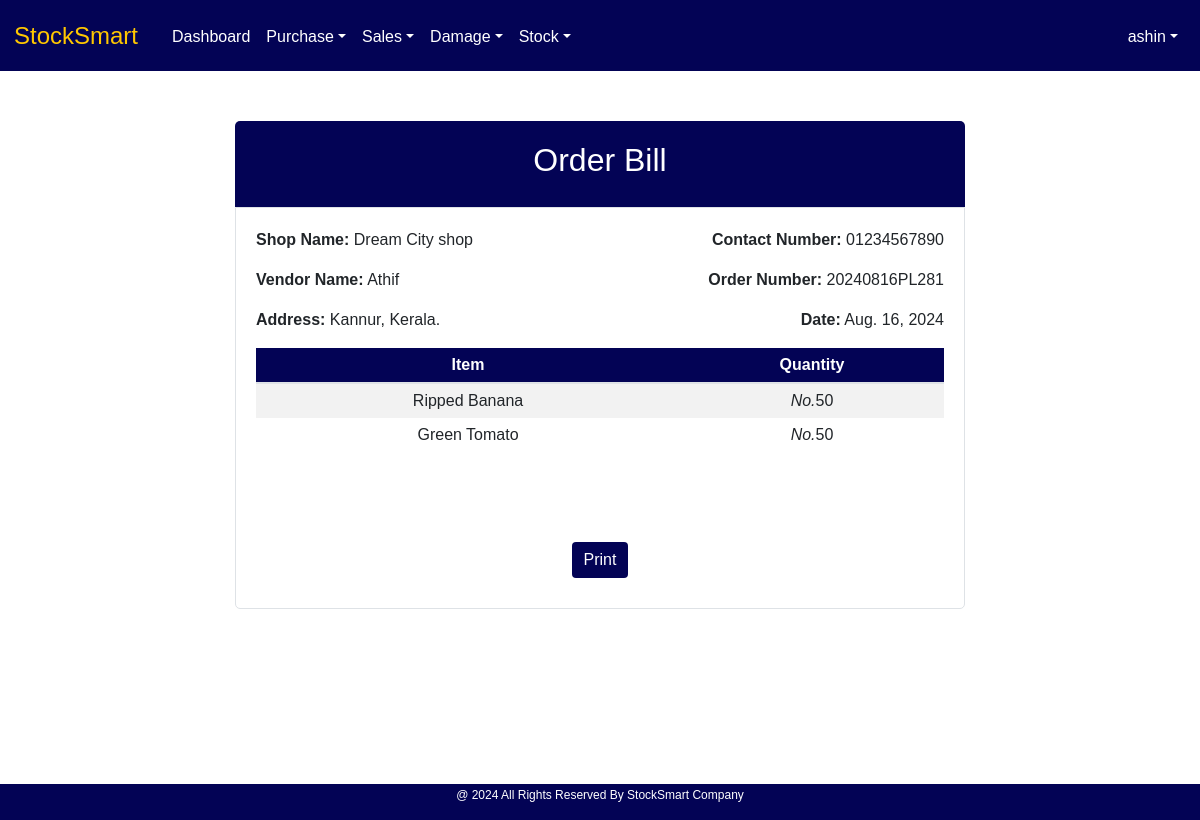
/Purchase/order_display/1/ (signed in), run on an earlier commit of the app's database.
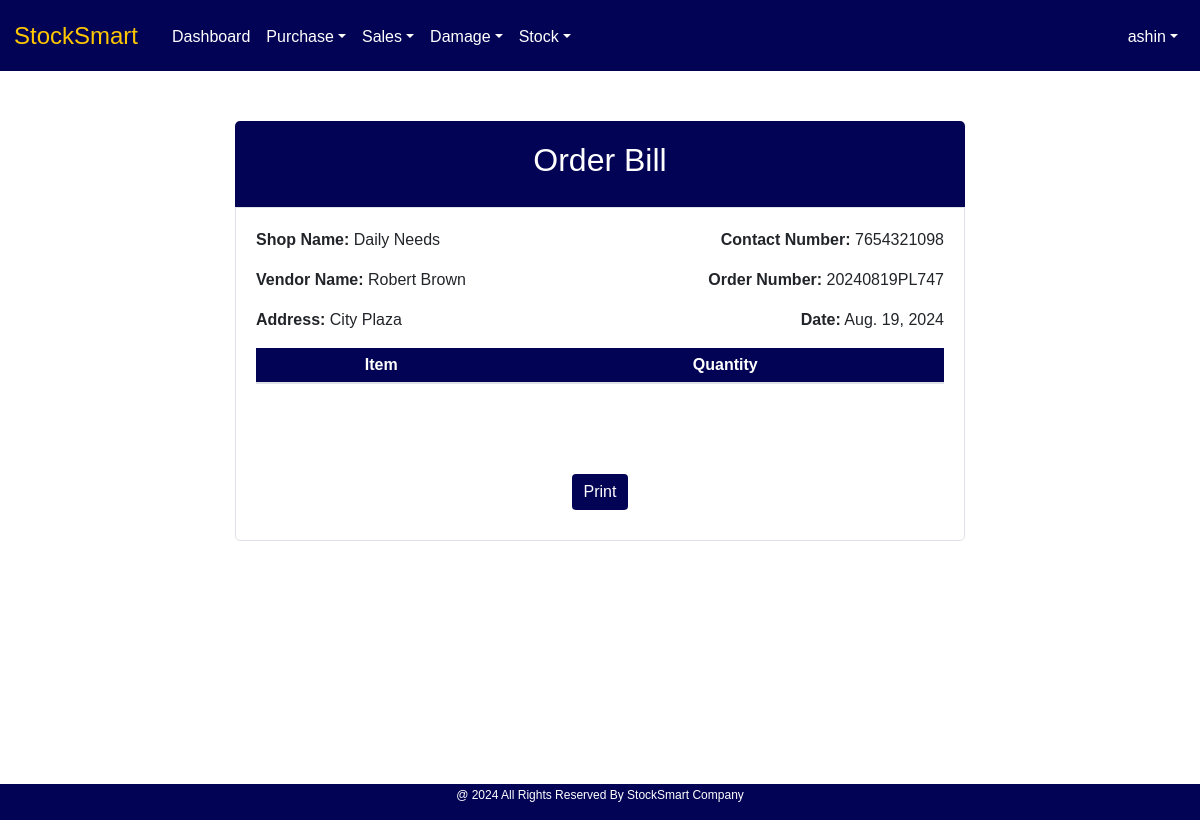
And on a later commit of the database.
### Purchase/models.py (models this page shows, shortened)
class orderTable(models.Model):
    ot_order_number= models.CharField(max_length=20, unique=True)
    ot_date = models.DateField(auto_now_add=True)
    ot_vendor = models.ForeignKey(vendorTable, on_delete=models.CASCADE)
    ot_user = models.ForeignKey(User, on_delete=models.CASCADE)
    ot_items = models.ManyToManyField(itemTable, through='orderitemsTable')

class orderitemsTable(models.Model):
    oit_orderNum=models.ForeignKey(orderTable,on_delete=models.CASCADE)
    oit_items= models.ForeignKey(itemTable, on_delete=models.CASCADE)
    oit_quantities = models.PositiveIntegerField(null=True, blank=True)

### Core/models.py (models this page shows, shortened)
class vendorTable(models.Model):
    vendor_id = models.AutoField(primary_key=True)
    vendor_shop_name = models.CharField(max_length=100, null=True, blank=True)
    vendor_location = models.CharField(max_length=50, null=True, blank=True)
    vendor_pin = models.CharField(max_length=6, null=True, blank=True)
    vendor_email = models.EmailField(max_length=100, null=True, blank=True)
    vendor_name = models.CharField(max_length=50, null=True, blank=True)
    vendor_phone = models.CharField(max_length=10, null=True, blank=True)
    vendor_GST = models.CharField(max_length=100, null=True, blank=True, unique=True)
    vendor_note = models.TextField()

class itemTable(models.Model):
    UNIT_CHOICES = [
        ('Kilogram', 'Kg'),
        ('Pieces', 'Pcs'),
    ]
    CATEGORY_CHOICE = [
        ('Vegetables', 'Veg'),
        ('Fruits', 'Fru'),
    ]
    item_name = models.CharField(max_length=50, null=True, blank=True, unique=True)
    item_category = models.CharField(max_length=50, choices=CATEGORY_CHOICE)
    item_unit = models.CharField(max_length=15, choices=UNIT_CHOICES)
    def __str__(self):
        return self.item_name

### Purchase/views.py (the view)
# urls.py: path('order_display/<int:order_id>/', views.order_display, name="order_display"),
@admin_required
def order_display(request, order_id):
    base_template = 'user/Index.html' if request.user.role == "Admin" else 'user/staff_index.html'
    order = get_object_or_404(orderTable, id=order_id)
    items = orderitemsTable.objects.filter(oit_orderNum=order)
    context = {
        'order': order,
        'items': items,
        'base_template': base_template,
    }
    return render(request, 'purchase/order_display.html', context)

### templates/purchase/order_display.html (shortened to what this page needs)
<!DOCTYPE html>
{% extends base_template %}
{% load static %}
{% block content %}
<html lang="en">
<head>
    <link href="https://maxcdn.bootstrapcdn.com/bootstrap/4.5.2/css/bootstrap.min.css" rel="stylesheet">
    <link href="{% static 'assets/style.css' %}" rel="stylesheet">
</head>
<body>
    <div class="container order-container">
        <div class="row justify-content-center">
            <div class="col-md-8">
                <div class="order-header text-center">
                    <h2>Order Bill</h2>
                </div>
                <div class="order-body">
                    <div class="row">
                        <div class="col-md-6">
                            <p><strong>Shop Name:</strong> {{ order.ot_vendor.vendor_shop_name }}</p>
                            <p><strong>Vendor Name:</strong> {{ order.ot_vendor.vendor_name }}</p>
                            <p><strong>Address:</strong> {{ order.ot_vendor.vendor_location }}</p>
                        </div>
                        <div class="col-md-6 text-md-right">
                            <p><strong>Contact Number:</strong> {{ order.ot_vendor.vendor_phone }}</p>
                            <p><strong>Order Number:</strong> {{ order.ot_order_number }}</p>
                            <p><strong>Date:</strong> {{ order.ot_date }}</p>
                        </div>
                    </div>
                    <table class="table table-striped order-table">
                        <thead class="bg-info">
                            <tr>
                                <th>Item</th>
                                <th>Quantity</th>
                            </tr>
                        </thead>
                        <tbody>
                            {% for i in items %}
                                <tr>
                                    <td>{{ i.oit_items }}</td>
                                    <td><i>No.</i>{{i.oit_quantities}}</td>
                                </tr>
                            {% endfor %}
                        </tbody>
                    </table>
                    <div class="text-center print-button">
                        <button onclick="window.print()" class="btn btn-info">Print</button>
                    </div>
                </div>
            </div>
        </div>
    </div>
</body>
</html>
{% endblock %}

What changed in the data, as far as the page shows it:
removed orderitemsTable: oit_items "Ripped Banana", oit_quantities "50"
removed orderitemsTable: oit_items "Green Tomato", oit_quantities "50"
changed orderTable: ot_vendor.vendor_shop_name "Dream City shop" → "Daily Needs"; ot_vendor.vendor_name "Athif" → "Robert Brown"; ot_vendor.vendor_location "Kannur, Kerala." → "City Plaza"; ot_vendor.vendor_phone "01234567890" → "7654321098"; ot_order_number "20240816PL281" → "20240819PL747"; ot_date "Aug. 16, 2024" → "Aug. 19, 2024"
